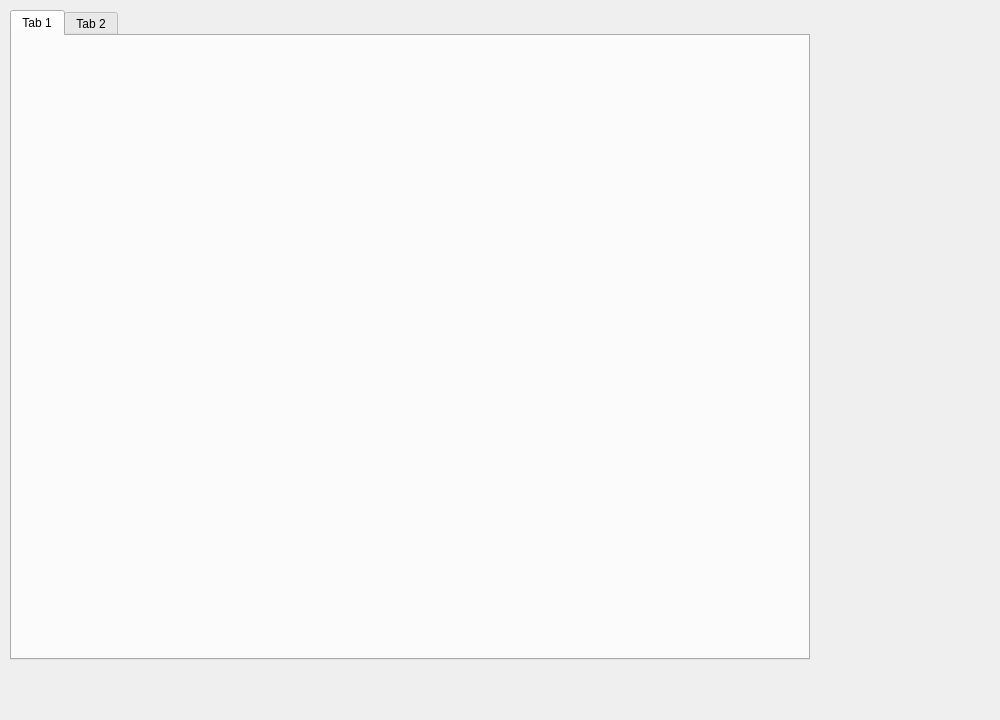
<?xml version="1.0" encoding="UTF-8"?>
<ui version="4.0">
 <class>MotionPlanning</class>
 <widget class="QWidget" name="MotionPlanning">
  <property name="geometry">
   <rect>
    <x>0</x>
    <y>0</y>
    <width>1000</width>
    <height>720</height>
   </rect>
  </property>
  <property name="windowTitle">
   <string>MotionPlanning</string>
  </property>
  <widget class="QTabWidget" name="tabWidget">
   <property name="geometry">
    <rect>
     <x>10</x>
     <y>10</y>
     <width>800</width>
     <height>650</height>
    </rect>
   </property>
   <property name="currentIndex">
    <number>0</number>
   </property>
   <widget class="QWidget" name="tab">
    <attribute name="title">
     <string>Tab 1</string>
    </attribute>
   </widget>
   <widget class="QWidget" name="tab_2">
    <attribute name="title">
     <string>Tab 2</string>
    </attribute>
   </widget>
  </widget>
 </widget>
 <resources/>
 <connections/>
</ui>
